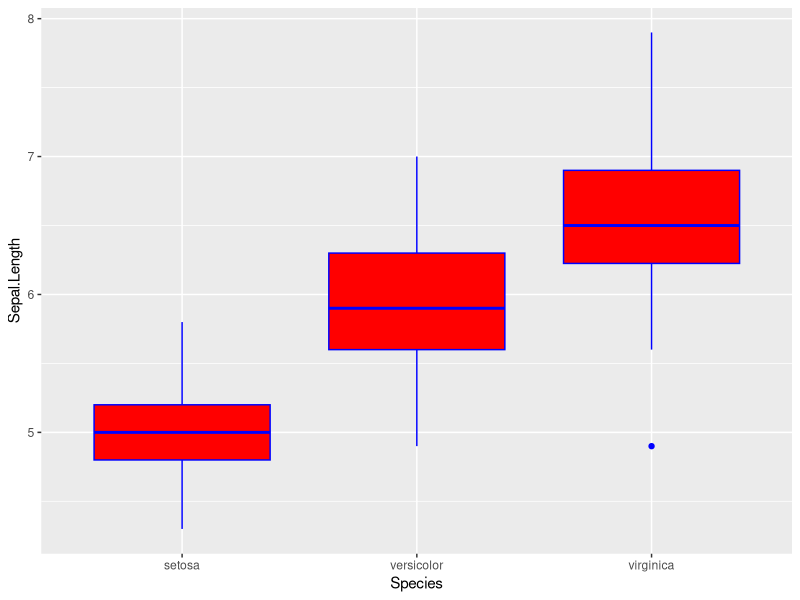

Write R code to recreate this figure.
## ---- chunk 1
knitr::opts_chunk$set(echo = TRUE)
library(tidyverse)
## ---- chunk 2
iris
ggplot(iris, aes(x = Species, y = Sepal.Length)) +
  geom_boxplot(color = "blue", fill = "red") -> PracticePlot 

ggsave("practice_plot.png", PracticePlot)
